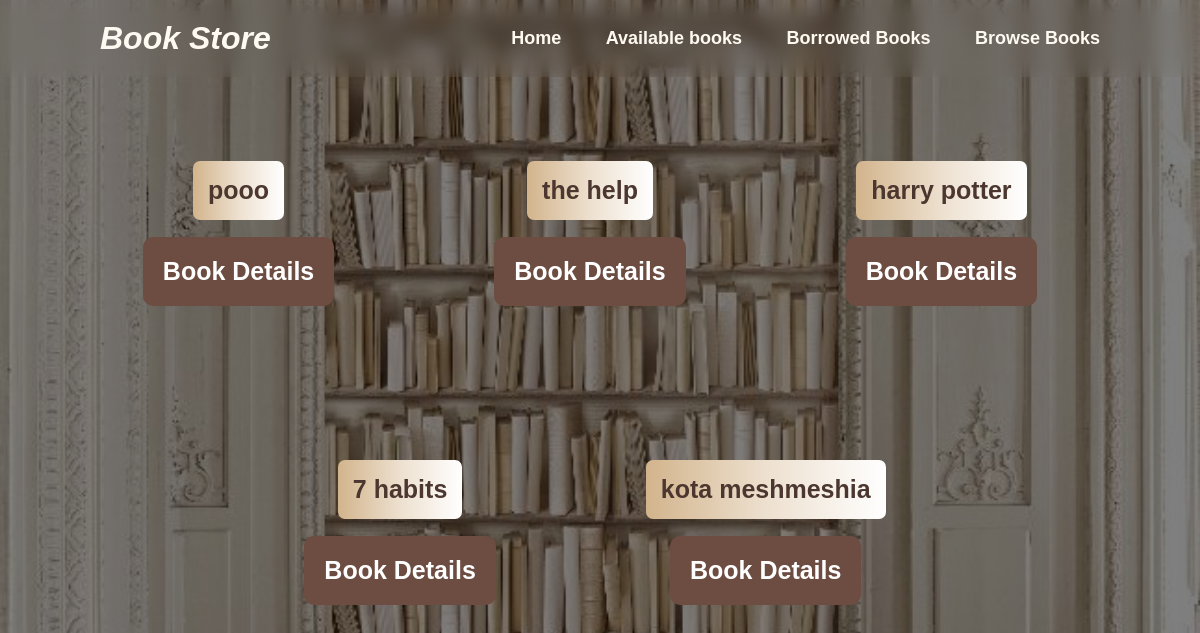
/user/browse/, run on an earlier commit of the app's database.
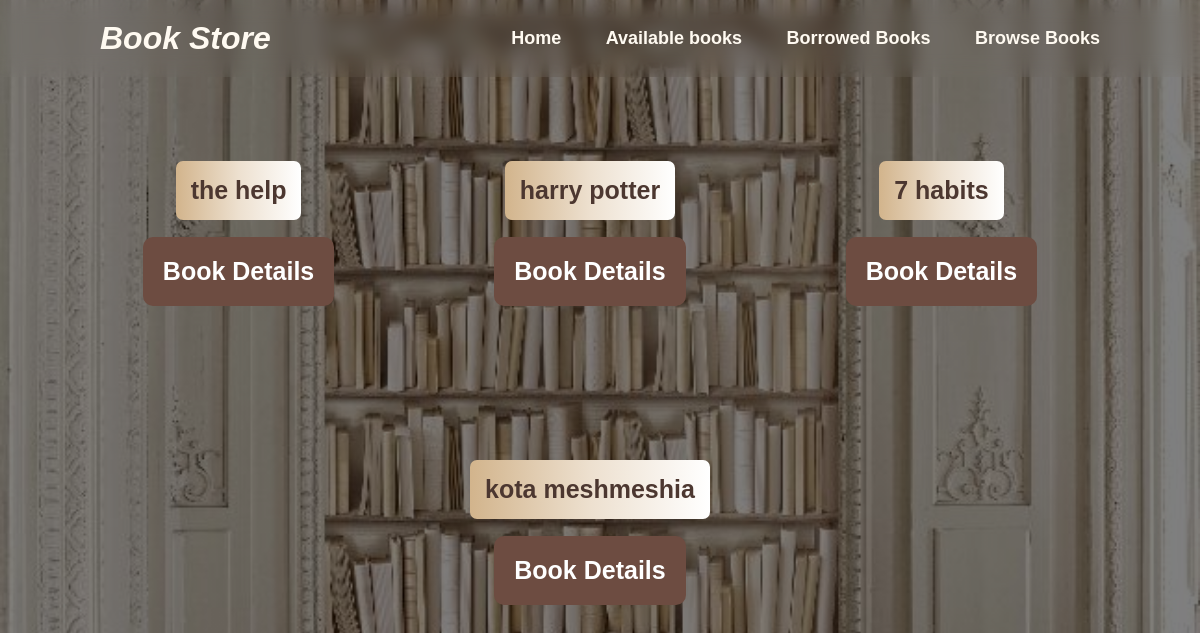
And on a later commit of the database.
### admins/models.py (models this page shows, shortened)
class Book(models.Model):
    categories = {"Adventure": "Adventure", "Romance": "Romance", "Self Help": "Self Help",
                  "Fantasia": "Fantasia", "Horror":  "Horror", "Historical Fiction": "Historical Fiction"}
    ava = {"Available": "Available", "Borrowed": "Borrowed"}
    b_id = models.CharField(primary_key=True, max_length=50)
    name = models.CharField(max_length=50)
    description = models.TextField(max_length=500)
    author = models.CharField(max_length=50)
    category = models.CharField(max_length=50, choices=categories)
    image = models.ImageField(upload_to='photos/')
    availability = models.CharField(max_length=12, default="Available", choices=ava)

### user/views.py (the view)
# urls.py: path('browse/', views.Browse, name='browse'),
def Browse(request):
    return render(request, 'user/browse-user.html', {'data': Book.objects.all()})

### templates/user/browse-user.html (shortened to what this page needs)
{%load static%}
<!DOCTYPE html>
<html lang="en">
<head>
    <link rel="stylesheet" href="{%static 'css/selectUserbook.css'%}">
    <link rel="stylesheet" href="{%static 'css/user-nav.css'%}">
</head>
<body>
    <header class="header">
        <a href="#" class="logo">Book Store</a>
        <nav class="navbar">
            <a href="../">Home</a>
            <a href="../view">Available books</a>
            <a href="../borrow">Borrowed Books</a>
            <a href="../browse">Browse Books</a>
        </nav>
    </header>
    <div class="books-container" id="books-container">
    {% for datum in data %}
       <div class="book">
        <p>{{ datum.name }}</p>
        <a href="{% url 'detail' datum.b_id %}"><button class="Detail-button" >Book Details</button></a>
       </div>
       {% endfor %}
    </div>
</body>
</html>

What changed in the data, as far as the page shows it:
removed Book: name "pooo"
